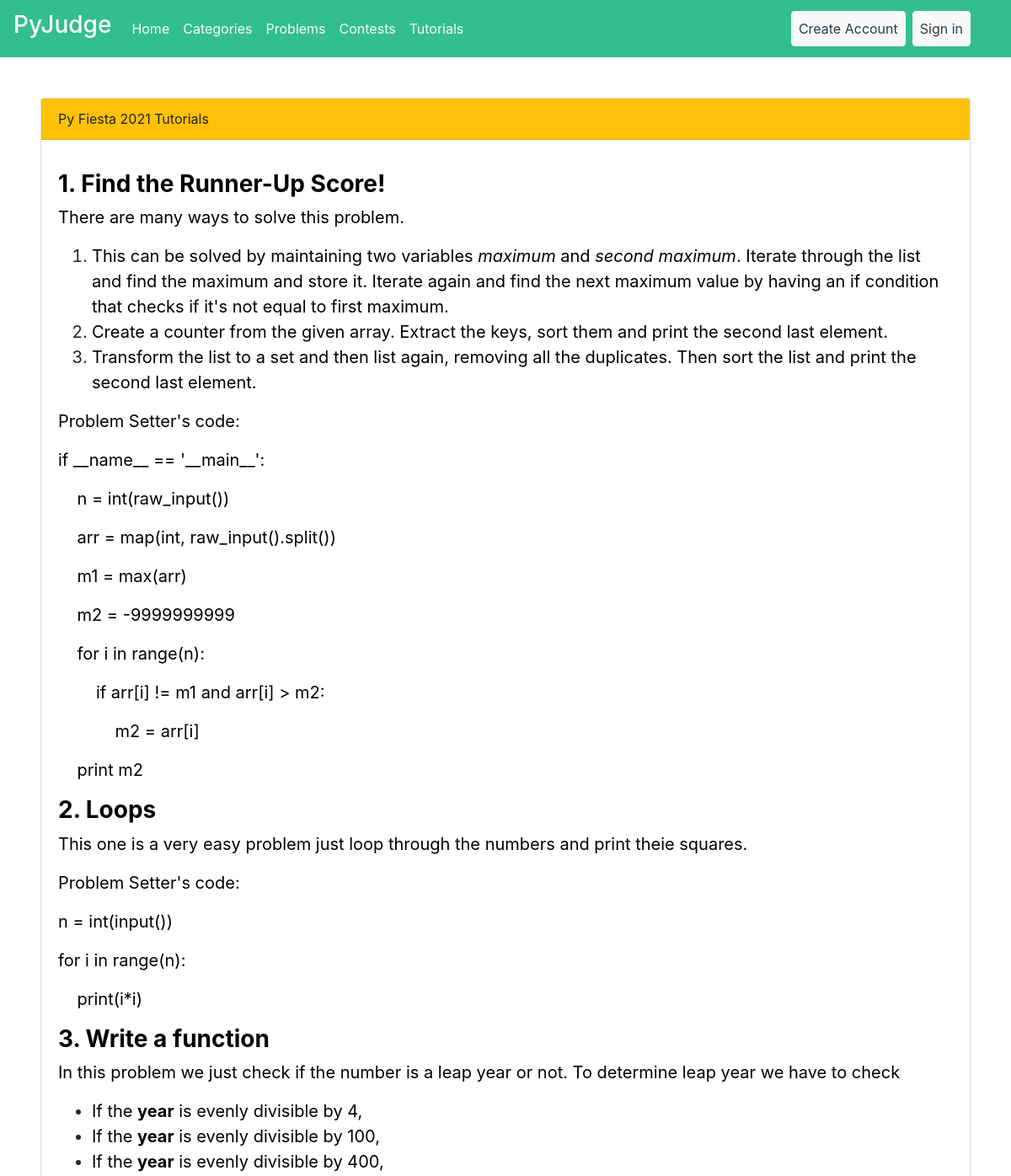
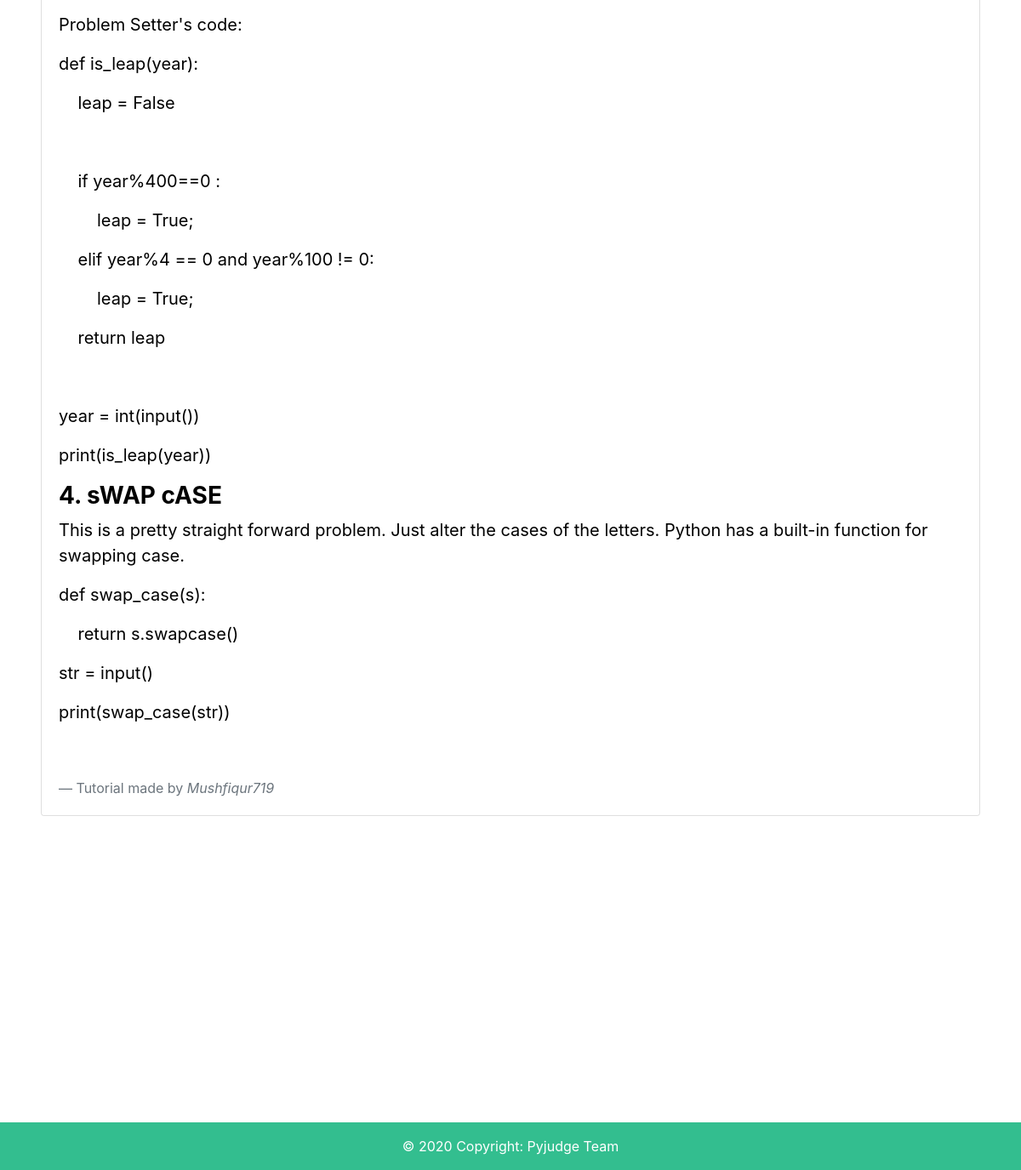
Page /contest/tutorials/2 on the committed database (2 pictures, top to bottom).
### Contest/models.py (models this page shows, shortened)
class Tutorials(models.Model):
    creator = models.ForeignKey(User, on_delete=models.CASCADE, null=True)
    contest_name = models.CharField(max_length=50,null=True)
    tutorial_title = models.CharField(max_length=50)
    tutorial_text = RichTextField(blank=True,null=True)

### Contest/views.py (the view)
# urls.py: path('tutorials/<int:pk>', TutorialDetailView.as_view(),name='tutorials'),
class TutorialDetailView(DetailView):
    model = Tutorials
    template_name = 'Contest/tutorials.html'

### Templates/Contest/tutorials.html (shortened to what this page needs)
{%extends 'User/base.html' %}
{% block content %}
<div class="card mt-5 ml-5 mr-5">
    <div class="card-header bg-warning">
        {{tutorials.tutorial_title}}
    </div>
    <div class="card-body">
      <blockquote class="blockquote mb-0">
        <p>
            {{tutorials.tutorial_text|safe}}
        </p>
        <footer class="blockquote-footer">Tutorial made by <cite title="Source Title">{{tutorials.creator}}</cite></footer>
      </blockquote>
    </div>
  </div>
{% endblock %}

### rows in the picture
Tutorials: tutorial_title "Py Fiesta 2021 Tutorials", tutorial_text "1. Find the Runner-Up Score! There are many ways to solve this problem. This can be solved by maintaining two variables maximum and second maximum . Iterate through the list and find the maximum and store it. Iterate again and find the next maximum value by having an if condition that checks if it's not equal to first maximum. Create a counter from the given array. Extract the keys, sort them and print the second last element. Transform the list to a set and then list again, removing all the duplicates. Then sort the list and print the second last element. Problem Setter's code: if __name__ == '__main__': n = int(raw_input()) arr = map(int, raw_input().split()) m1 = max(arr) m2 =…", creator "Mushfiqur719"
